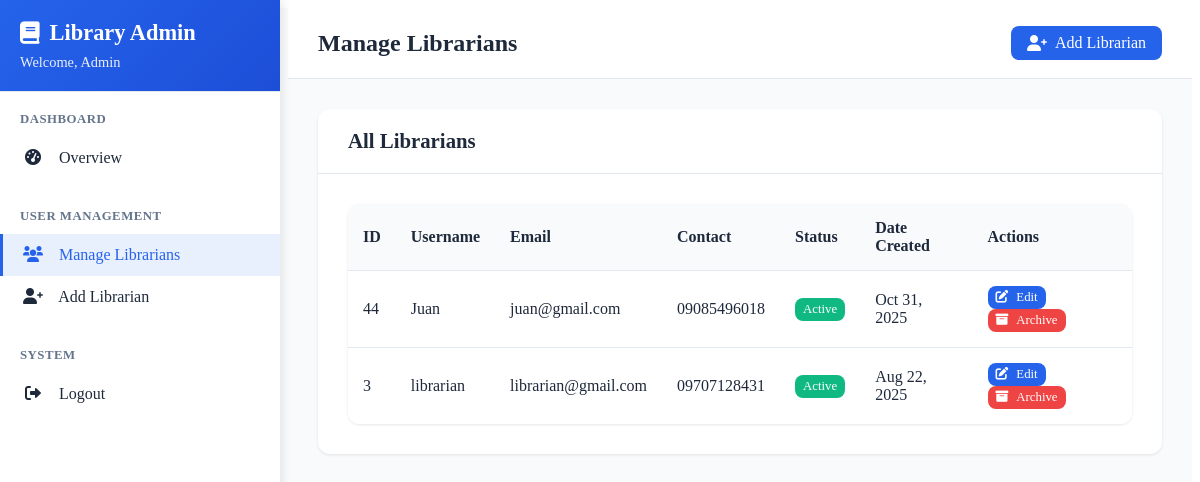
The page /admin/processes/manage_users.php (signed in) on the database its author committed.
### tables this page shows
CREATE TABLE `tbllogininformation` (
  `id` int(11) NOT NULL,
  `username` varchar(100) NOT NULL,
  `email` varchar(100) NOT NULL,
  `contact` varchar(100) NOT NULL,
  `password` varchar(100) NOT NULL,
  `accounttype` varchar(100) NOT NULL,
  `datecreated` date NOT NULL,
  `remarks` varchar(100) NOT NULL
);

### admin/processes/manage_users.php (the view, shortened to what this page needs)
<?php
include '../../config/config.php';
?>
<!DOCTYPE html>
<html lang="en">
<head>
  <link rel="stylesheet" href="../../assets/css/sidebar.css">
  <link rel="stylesheet" href="https://cdnjs.cloudflare.com/ajax/libs/font-awesome/6.0.0/css/all.min.css">
</head>
<body>
    <div class="sidebar-layout">
        <div class="sidebar">
            <div class="sidebar-header">
                <h2><i class="fas fa-book"></i> Library Admin</h2>
                <div class="user-info">Welcome, Admin</div>
            </div>
            <nav class="sidebar-nav">
                <div class="nav-section">
                    <div class="nav-section-title">Dashboard</div>
                    <a href="../index.php" class="nav-item">
                        <i class="fas fa-tachometer-alt"></i> Overview
                    </a>
                </div>
                <div class="nav-section">
                    <div class="nav-section-title">User Management</div>
                    <a href="manage_users.php" class="nav-item active">
                        <i class="fas fa-users"></i> Manage Librarians
                    </a>
                    <a href="add_user.php" class="nav-item">
                        <i class="fas fa-user-plus"></i> Add Librarian
                    </a>
                </div>
                <div class="nav-section">
                    <div class="nav-section-title">System</div>
                    <a href="../../processes/logout.php" class="nav-item">
                        <i class="fas fa-sign-out-alt"></i> Logout
                    </a>
                </div>
            </nav>
        </div>
        <div class="main-content">
            <div class="top-header">
                <h1 class="header-title">Manage Librarians</h1>
                <div class="header-actions">
                    <a href="add_user.php" class="btn btn-primary">
                        <i class="fas fa-user-plus"></i> Add Librarian
                    </a>
                </div>
            </div>
            <div class="content-area">
                <div class="content-card">
                    <div class="content-header">
                        <h3>All Librarians</h3>
                    </div>
                    <div class="content-body">
                        <div class="table-container">
                            <table class="table">
                                <thead>
                                    <tr>
                                        <th>ID</th>
                                        <th>Username</th>
                                        <th>Email</th>
                                        <th>Contact</th>
                                        <th>Status</th>
                                        <th>Date Created</th>
                                        <th>Actions</th>
                                    </tr>
                                </thead>
                                <tbody>
                                    <?php
                                    try {
                                        $stmt = $db->query("SELECT * FROM tbllogininformation WHERE accounttype = 'librarian' ORDER BY datecreated DESC");
                                        if ($stmt->rowCount() > 0) {
                                            while ($row = $stmt->fetch(PDO::FETCH_ASSOC)) {
                                                $statusClass = $row['remarks'] === 'active' ? 'success' : 'danger';
                                                $statusText = ucfirst($row['remarks']);
                                                $dateCreated = date('M d, Y', strtotime($row['datecreated']));
                                                echo "<tr>";
                                                echo "<td>{$row['id']}</td>";
                                                echo "<td>{$row['username']}</td>";
                                                echo "<td>{$row['email']}</td>";
                                                echo "<td>{$row['contact']}</td>";
                                                echo "<td><span class='btn btn-{$statusClass}' style='padding: 4px 8px; font-size: 0.8rem;'>{$statusText}</span></td>";
                                                echo "<td>{$dateCreated}</td>";
                                                echo "<td>
                                                        <a href='edit_user.php?id={$row['id']}' class='btn btn-primary' style='padding: 4px 8px; font-size: 0.8rem; margin-right: 5px;'>
                                                            <i class='fas fa-edit'></i> Edit
                                                        </a>
                                                        <a href='archive.php?id={$row['id']}' class='btn btn-danger' style='padding: 4px 8px; font-size: 0.8rem;' onclick='return confirm(\"Are you sure you want to archive this librarian?\")'>
                                                            <i class='fas fa-archive'></i> Archive
                                                        </a>
                                                      </td>";
                                                echo "</tr>";
                                            }
                                        } else {
                                            echo "<tr><td colspan='7' class='text-center'>No librarians found. <a href='add_user.php'>Add the first librarian</a></td></tr>";
                                        }
                                    } catch (Exception $e) {
                                        echo "<tr><td colspan='7' class='text-center'>Error loading librarians: " . htmlspecialchars($e->getMessage()) . "</td></tr>";
                                    }
                                    ?>
                                </tbody>
                            </table>
                        </div>
                    </div>
                </div>
            </div>
        </div>
    </div>
</body>
</html>

### assets/css/sidebar.css (style rules this page uses)
:root { --primary-color: #2563eb; --primary-dark: #1d4ed8; --secondary-color: #64748b; --success-color: #10b981; --warning-color: #f59e0b; --danger-color: #ef4444; --light-bg: #f8fafc; --white: #ffffff; --border-color: #e2e8f0; --text-primary: #1e293b; --text-secondary: #64748b; --sidebar-width: 280px; --header-height: 70px; }
.sidebar-layout { display: flex; min-height: 100vh; background: var(--light-bg); }
.sidebar { width: var(--sidebar-width); background: var(--white); box-shadow: 2px 0 10px rgba(0,0,0,0.1); position: fixed; height: 100vh; left: 0; top: 0; z-index: 1000; transition: all 0.3s ease; }
.main-content { flex: 1; margin-left: var(--sidebar-width); min-height: 100vh; transition: all 0.3s ease; }
.sidebar-header { padding: 20px; border-bottom: 1px solid var(--border-color); background: linear-gradient(135deg, var(--primary-color), var(--primary-dark)); color: var(--white); }
.sidebar-header h2 { margin: 0; font-size: 1.4rem; font-weight: 600; display: flex; align-items: center; gap: 10px; }
.sidebar-header .user-info { margin-top: 8px; font-size: 0.9rem; opacity: 0.9; }
.sidebar-nav { padding: 20px 0; }
.nav-section { margin-bottom: 30px; }
.nav-section-title { padding: 0 20px 10px; font-size: 0.8rem; font-weight: 600; color: var(--text-secondary); text-transform: uppercase; letter-spacing: 0.5px; }
.nav-item { display: block; padding: 12px 20px; color: var(--text-primary); text-decoration: none; transition: all 0.3s ease; border-left: 3px solid transparent; position: relative; }
.nav-item.active { background: rgba(37, 99, 235, 0.1); border-left-color: var(--primary-color); color: var(--primary-color); font-weight: 500; }
.nav-item i { width: 20px; margin-right: 12px; text-align: center; }
.top-header { height: var(--header-height); background: var(--white); border-bottom: 1px solid var(--border-color); display: flex; align-items: center; justify-content: space-between; padding: 0 30px; position: sticky; top: 0; z-index: 100; }
.header-title { font-size: 1.5rem; font-weight: 600; color: var(--text-primary); margin: 0; }
.header-actions { display: flex; align-items: center; gap: 15px; }
.btn { padding: 8px 16px; border-radius: 8px; text-decoration: none; font-weight: 500; transition: all 0.3s ease; border: none; cursor: pointer; display: inline-flex; align-items: center; gap: 8px; }
.btn-primary { background: var(--primary-color); color: var(--white); }
.btn-danger { background: var(--danger-color); color: var(--white); }
.btn-success { background: var(--success-color); color: var(--white); }
.content-area { padding: 30px; }
.content-card { background: var(--white); border-radius: 12px; box-shadow: 0 1px 3px rgba(0,0,0,0.1); overflow: hidden; }
.content-header { padding: 20px 30px; border-bottom: 1px solid var(--border-color); background: var(--white); }
.content-header h3 { margin: 0; font-size: 1.3rem; color: var(--text-primary); }
.content-body { padding: 30px; }
.table-container { overflow-x: auto; border-radius: 12px; box-shadow: 0 1px 3px rgba(0,0,0,0.1); }
.table { width: 100%; border-collapse: collapse; background: var(--white); }
.table th { background: var(--light-bg); padding: 15px; text-align: left; font-weight: 600; color: var(--text-primary); border-bottom: 1px solid var(--border-color); }
.table td { padding: 15px; border-bottom: 1px solid var(--border-color); color: var(--text-primary); }
.table tbody tr:last-child td { border-bottom: none; }

### rows shown on the page
tbllogininformation: id "44", username "Juan", email "juan@gmail.com", contact "09085496018", remarks "Active", datecreated "Oct 31, 2025"
tbllogininformation: id "3", username "librarian", email "librarian@gmail.com", contact "09707128431", remarks "Active", datecreated "Aug 22, 2025"
